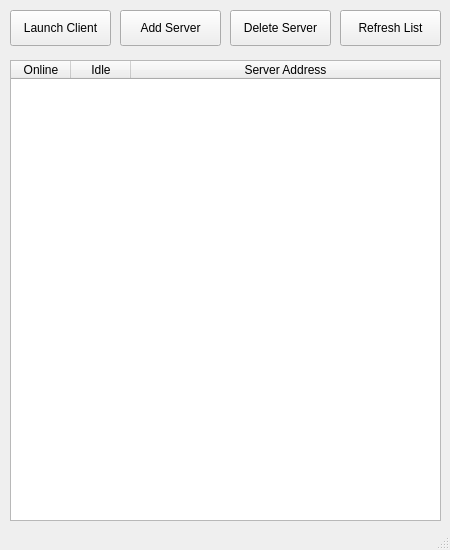
<?xml version="1.0" encoding="UTF-8"?>
<ui version="4.0">
 <class>MainWindow</class>
 <widget class="QMainWindow" name="MainWindow">
  <property name="geometry">
   <rect>
    <x>0</x>
    <y>0</y>
    <width>450</width>
    <height>550</height>
   </rect>
  </property>
  <property name="sizePolicy">
   <sizepolicy hsizetype="Fixed" vsizetype="Preferred">
    <horstretch>0</horstretch>
    <verstretch>0</verstretch>
   </sizepolicy>
  </property>
  <property name="minimumSize">
   <size>
    <width>450</width>
    <height>190</height>
   </size>
  </property>
  <property name="maximumSize">
   <size>
    <width>450</width>
    <height>16777215</height>
   </size>
  </property>
  <property name="windowTitle">
   <string>Lanplay Manager 0.5</string>
  </property>
  <widget class="QWidget" name="centralwidget">
   <widget class="QTableWidget" name="server_list">
    <property name="geometry">
     <rect>
      <x>10</x>
      <y>60</y>
      <width>431</width>
      <height>461</height>
     </rect>
    </property>
    <property name="sizePolicy">
     <sizepolicy hsizetype="Fixed" vsizetype="Expanding">
      <horstretch>0</horstretch>
      <verstretch>0</verstretch>
     </sizepolicy>
    </property>
    <property name="gridStyle">
     <enum>Qt::NoPen</enum>
    </property>
    <property name="columnCount">
     <number>3</number>
    </property>
    <attribute name="horizontalHeaderMinimumSectionSize">
     <number>27</number>
    </attribute>
    <attribute name="horizontalHeaderDefaultSectionSize">
     <number>60</number>
    </attribute>
    <attribute name="horizontalHeaderStretchLastSection">
     <bool>true</bool>
    </attribute>
    <attribute name="verticalHeaderVisible">
     <bool>false</bool>
    </attribute>
    <column>
     <property name="text">
      <string comment="onlineColumn">Online</string>
     </property>
    </column>
    <column>
     <property name="text">
      <string comment="idleColumn">Idle</string>
     </property>
    </column>
    <column>
     <property name="text">
      <string comment="serveraddressColumn">Server Address</string>
     </property>
    </column>
   </widget>
   <widget class="QPushButton" name="launch_server_button">
    <property name="geometry">
     <rect>
      <x>10</x>
      <y>10</y>
      <width>101</width>
      <height>36</height>
     </rect>
    </property>
    <property name="text">
     <string>Launch Client</string>
    </property>
   </widget>
   <widget class="QPushButton" name="add_server_button">
    <property name="geometry">
     <rect>
      <x>120</x>
      <y>10</y>
      <width>101</width>
      <height>36</height>
     </rect>
    </property>
    <property name="text">
     <string>Add Server</string>
    </property>
   </widget>
   <widget class="QPushButton" name="delete_server_button">
    <property name="geometry">
     <rect>
      <x>230</x>
      <y>10</y>
      <width>101</width>
      <height>36</height>
     </rect>
    </property>
    <property name="text">
     <string>Delete Server</string>
    </property>
   </widget>
   <widget class="QPushButton" name="refresh_list_button">
    <property name="geometry">
     <rect>
      <x>340</x>
      <y>10</y>
      <width>101</width>
      <height>36</height>
     </rect>
    </property>
    <property name="text">
     <string>Refresh List</string>
    </property>
   </widget>
   <zorder>server_list</zorder>
   <zorder>add_server_button</zorder>
   <zorder>delete_server_button</zorder>
   <zorder>refresh_list_button</zorder>
   <zorder>launch_server_button</zorder>
  </widget>
  <widget class="QStatusBar" name="statusbar"/>
  <action name="actionQuit">
   <property name="text">
    <string>Quit</string>
   </property>
  </action>
 </widget>
 <resources/>
 <connections/>
</ui>
